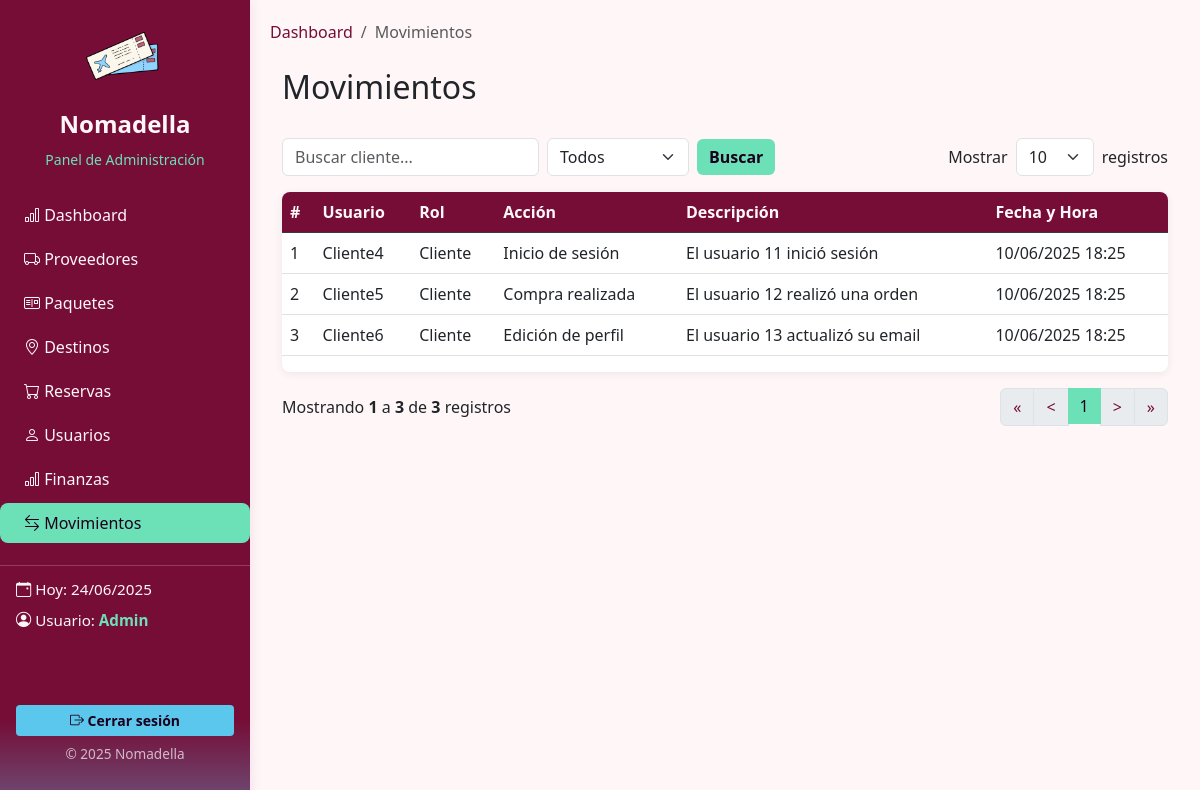
Before: /public/dashboard/movimientos.php (signed in) with the older database file.
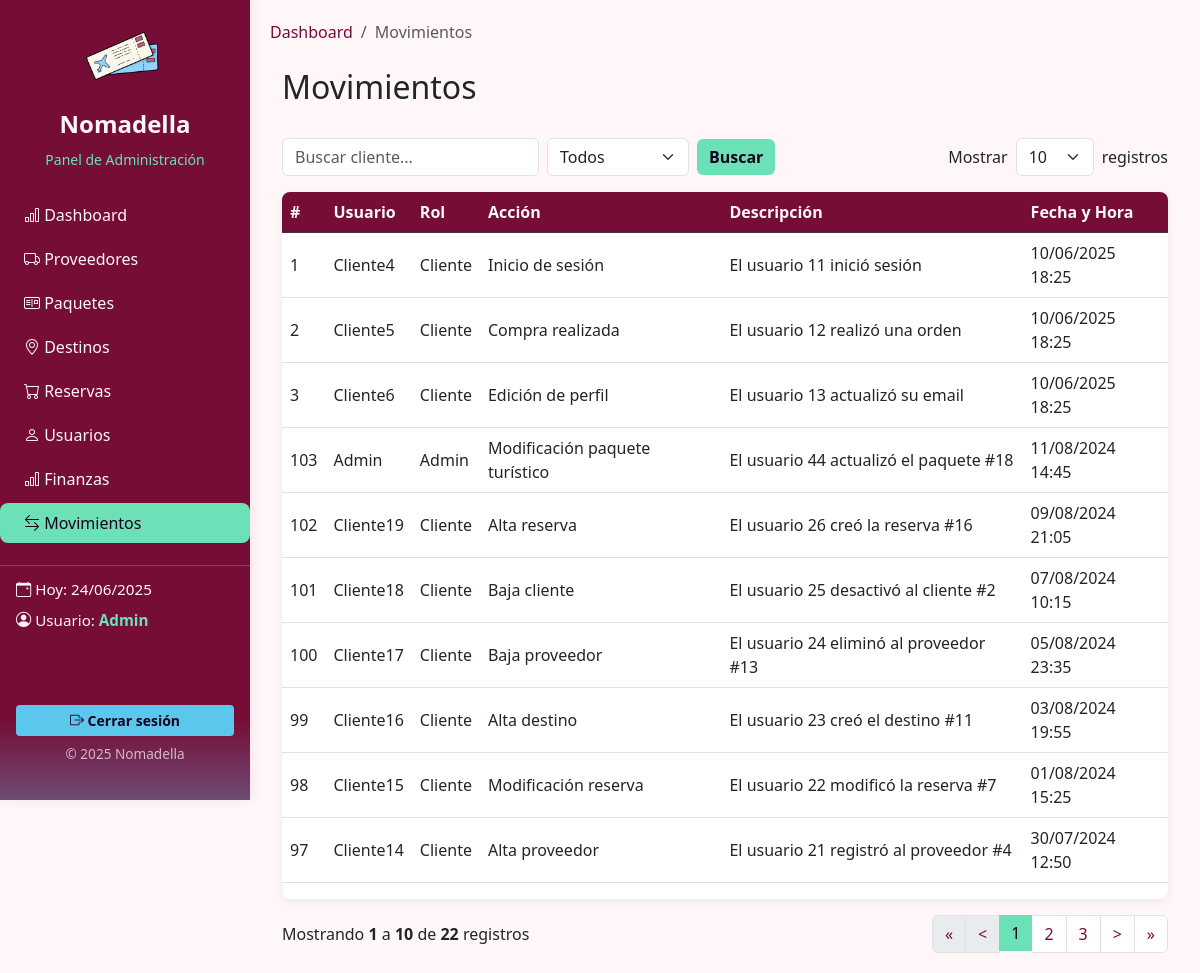
After: the same page with the newer database file.
### tables this page shows
CREATE TABLE IF NOT EXISTS `bitacora_sistema` (
  `id_evento` int NOT NULL AUTO_INCREMENT,
  `id_usuario` int DEFAULT NULL,
  `accion` varchar(200) DEFAULT NULL,
  `descripcion` text,
  `fecha_hora` timestamp NOT NULL DEFAULT CURRENT_TIMESTAMP ON UPDATE CURRENT_TIMESTAMP,
  PRIMARY KEY (`id_evento`),
  KEY `id_usuario` (`id_usuario`)
);

CREATE TABLE IF NOT EXISTS `usuarios` (
  `id_usuario` int NOT NULL AUTO_INCREMENT,
  `nombre` varchar(100) DEFAULT NULL,
  `apellido` varchar(100) DEFAULT NULL,
  `email` varchar(200) DEFAULT NULL,
  `contraseña` varchar(255) DEFAULT NULL,
  `telefono` int NOT NULL,
  `fecha_registro` timestamp NOT NULL DEFAULT CURRENT_TIMESTAMP ON UPDATE CURRENT_TIMESTAMP,
  `rol` int DEFAULT '4',
  `estado` varchar(20) DEFAULT 'activo',
  PRIMARY KEY (`id_usuario`),
  UNIQUE KEY `email` (`email`),
  KEY `rol` (`rol`)
);

### public/dashboard/movimientos.php (the view, shortened to what this page needs)
<?php
$mi_rol = $_SESSION['rol'];
$mysqli = new mysqli("localhost", "root", "", "nomadella");
$limit = isset($_GET['limit']) ? intval($_GET['limit']) : 10;
$page = isset($_GET['page']) ? intval($_GET['page']) : 1;
$search = isset($_GET['search']) ? $mysqli->real_escape_string($_GET['search']) : '';
$offset = ($page - 1) * $limit;
$where = "WHERE 1";
if ($mi_rol == 1) {
    $where .= " AND (u.rol IN (2,3))";
} elseif ($mi_rol == 2) {
    $where .= " AND (u.rol = 3)";
} else {
    $where .= " AND 0";
}
$totalQuery = $mysqli->query("SELECT COUNT(*) as total FROM bitacora_sistema b LEFT JOIN usuarios u ON b.id_usuario = u.id_usuario $where");
$totalRows = $totalQuery->fetch_assoc()['total'];
$totalPages = ceil($totalRows / $limit);
$sql = "SELECT b.*, u.nombre, u.rol FROM bitacora_sistema b
        LEFT JOIN usuarios u ON b.id_usuario = u.id_usuario
        $where
        ORDER BY fecha_hora DESC
        LIMIT $limit OFFSET $offset";
$result = $mysqli->query($sql);
?>
<!DOCTYPE html>
<html lang="es">
<head>
    <link rel="stylesheet" href="https://cdn.jsdelivr.net/npm/bootstrap@5.3.2/dist/css/bootstrap.min.css">
    <link href="https://cdn.jsdelivr.net/npm/bootstrap@5.3.0/dist/css/bootstrap.min.css" rel="stylesheet">
    <link href="https://cdn.jsdelivr.net/npm/bootstrap-icons/font/bootstrap-icons.css" rel="stylesheet">
    <link rel="stylesheet" href="<?= BASE_URL . 'css/apartados.css' ?>">
</head>
<body>
    <?php include 'sidebar.php'; ?>
    <div class="main-content">
        <nav aria-label="breadcrumb">
            <ol class="breadcrumb">
                <li class="breadcrumb-item"><a href="dashboard.php">Dashboard</a></li>
                <li class="breadcrumb-item active" aria-current="page">Movimientos</li>
            </ol>
        </nav>
        <div class="container-fluid mt-4">
            <div class="row">
                <div class="col-12">
                    <div class="d-flex justify-content-between align-items-center mb-4">
                        <h2 class="mb-2">Movimientos</h2>
                    </div>
                    <div class="d-flex justify-content-between align-items-center mb-3">
                        <form class="d-flex align-items-center" method="get" action="">
                            <input type="text" id="busqueda-cliente" name="search" class="form-control me-2" placeholder="Buscar cliente..." value="<?= htmlspecialchars($search) ?>">
                            <select name="rol" class="form-select me-2" style="width:auto;">
                                <option value="">Todos</option>
                            </select>
                            <button class="btn btn-primary" type="submit">Buscar</button>
                        </form>
                        <form method="get" class="d-flex align-items-center">
                            <label class="me-2">Mostrar</label>
                            <select name="limit" class="form-select me-2" style="width: auto;" onchange="this.form.submit()">
                                <option <?= $limit == 10 ? 'selected' : '' ?>>10</option>
                            </select>
                            <span>registros</span>
                        </form>
                    </div>
                    <div class="table-responsive">
                        <table class="table table-hover align-middle">
                            <thead class="table-dark">
                                <tr>
                                    <th>#</th>
                                    <th>Usuario</th>
                                    <th>Rol</th>
                                    <th>Acción</th>
                                    <th>Descripción</th>
                                    <th>Fecha y Hora</th>
                                </tr>
                            </thead>
                            <tbody>
                                <?php if ($result && $result->num_rows > 0): ?>
                                    <?php foreach ($result as $i => $row): ?>
                                        <tr>
                                            <td><?= $row['id_evento'] ?></td>
                                            <td><?= htmlspecialchars($row['nombre']) ?></td>
                                            <td>
                                                <?php
                                                if ($row['rol'] == 1) echo "Superadmin";
                                                elseif ($row['rol'] == 2) echo "Admin";
                                                elseif ($row['rol'] == 3) echo "Cliente";
                                                else echo "Otro";
                                                ?>
                                            </td>
                                            <td><?= htmlspecialchars($row['accion']) ?></td>
                                            <td><?= htmlspecialchars($row['descripcion']) ?></td>
                                            <td><?= date('d/m/Y H:i', strtotime($row['fecha_hora'])) ?></td>
                                        </tr>
                                    <?php endforeach; ?>
                                <?php else: ?>
                                    <tr>
                                        <td colspan="6" class="text-center">No se encontraron movimientos.</td>
                                    </tr>
                                <?php endif; ?>
                            </tbody>
                        </table>
                    </div>
                    <div class="d-flex justify-content-between align-items-center mt-3">
                        <div>
                            Mostrando
                            <strong><?= $totalRows ? $offset + 1 : 0 ?></strong>
                            a
                            <strong><?= min($offset + $limit, $totalRows) ?></strong>
                            de
                            <strong><?= $totalRows ?></strong>
                            registros
                        </div>
                        <nav>
                            <ul class="pagination mb-0">
                                <li class="page-item <?= $page <= 1 ? 'disabled' : '' ?>">
                                    <a class="page-link" href="?search=<?= urlencode($search) ?>&limit=<?= $limit ?>&page=1">&laquo;</a>
                                </li>
                                <li class="page-item <?= $page <= 1 ? 'disabled' : '' ?>">
                                    <a class="page-link" href="?search=<?= urlencode($search) ?>&limit=<?= $limit ?>&page=<?= $page - 1 ?>">&lt;</a>
                                </li>
                                <?php
                                $start = max(1, $page - 2);
                                $end = min($totalPages, $page + 2);
                                for ($i = $start; $i <= $end; $i++): ?>
                                    <li class="page-item <?= $i == $page ? 'active' : '' ?>">
                                        <a class="page-link" href="?search=<?= urlencode($search) ?>&limit=<?= $limit ?>&page=<?= $i ?>"><?= $i ?></a>
                                    </li>
                                <?php endfor; ?>
                                <li class="page-item <?= $page >= $totalPages ? 'disabled' : '' ?>">
                                    <a class="page-link" href="?search=<?= urlencode($search) ?>&limit=<?= $limit ?>&page=<?= $page + 1 ?>">&gt;</a>
                                </li>
                                <li class="page-item <?= $page >= $totalPages ? 'disabled' : '' ?>">
                                    <a class="page-link" href="?search=<?= urlencode($search) ?>&limit=<?= $limit ?>&page=<?= $totalPages ?>">&raquo;</a>
                                </li>
                            </ul>
                        </nav>
                    </div>
                </div>
            </div>
        </div>
    </div>
</body>
</html>

### public/dashboard/sidebar.php (shortened to what this page needs)
<?php
$current = basename($_SERVER['PHP_SELF']);
$usuarios_activos = [
    'clientes.php',
    'editar_usuario.php',
    'registro_empleado.user.php',
    'usuarios_desactivados.php'
];
$reservas_activos = [
    'reservas.php',
    'editar_reserva.php',
    'nueva_reserva.php',
    'cancelar_reserva.php'
];
$proveedores_activos = [
    'proveedores.php',
    'proveedor_form.php',
    'editar_proveedor.php'
];
$paquetes_activos = [
    'paquetes.php',
    'nuevo_paquete.php',
    'editar_paquete.php'
];
$destinos_activos = [
    'destinos.php',
    'nuevo_destino.php',
    'editar_destino.php'
];
?>
<link rel="stylesheet" href="css/apartados.css">
<div class="sidebar d-flex flex-column justify-content-between">
  <div>
    <div class="text-center mb-4">
      <img src="/nomadella/img/nomadella_logotipo.png" alt="Logo Agencia" style="max-width: 80px; margin-bottom: 10px;">
      <h4 style="font-weight:bold; color:#FFF6F8;">Nomadella</h4>
      <small style="color:#6CE0B6;">Panel de Administración</small>
    </div>
    <nav class="nav flex-column">
      <a class="nav-link px-4 py-2 <?= $current == 'dashboard.php' ? 'active' : '' ?>" href="./dashboard.php">
        <i class="bi bi-bar-chart"></i> Dashboard
      </a>
      <a class="nav-link px-4 py-2 <?= in_array($current, $proveedores_activos) == 'proveedores.php' ? 'active' : '' ?>" href="./proveedores.php">
        <i class="bi bi-truck"></i> Proveedores
      </a>
      <a class="nav-link px-4 py-2 <?= in_array($current, $paquetes_activos) == 'paquetes.php' ? 'active' : '' ?>" href="./paquetes.php">
        <i class="bi bi-postcard"></i> Paquetes
      </a>
      <a class="nav-link px-4 py-2 <?= in_array($current, $destinos_activos) == 'destinos.php' ? 'active' : '' ?>" href="./destinos.php">
        <i class="bi bi-geo-alt"></i> Destinos
      </a>
      <a class="nav-link px-4 py-2 <?= in_array($current, $reservas_activos) ? 'active' : '' ?>" href="./reservas.php">
        <i class="bi bi-cart"></i> Reservas
      </a>
      <a class="nav-link px-4 py-2 <?= in_array($current, $usuarios_activos) ? 'active' : '' ?>" href="./clientes.php">
        <i class="bi bi-person"></i> Usuarios
      </a>
      <a class="nav-link px-4 py-2 <?= $current == 'finanzas.php' ? 'active' : '' ?>" href="./finanzas.php">
        <i class="bi bi-bar-chart"></i> Finanzas
      </a>
      <a class="nav-link px-4 py-2 <?= $current == 'movimientos.php' ? 'active' : '' ?>" href="./movimientos.php">
        <i class="bi bi-arrow-left-right"></i> Movimientos
      </a>
    </nav>
    <hr style="border-color:#FFF6F8; opacity:0.2;">
    <div class="px-3">
      <div class="mb-2" style="color:#FFF6F8; font-size:0.95em;">
        <i class="bi bi-calendar-event"></i> Hoy: <?= date('d/m/Y') ?>
      </div>
      <div class="mb-2" style="color:#FFF6F8; font-size:0.95em;">
        <i class="bi bi-person-circle"></i> Usuario: <span style="color:#6CE0B6; font-weight:bold;">Admin</span>
      </div>
    </div>
  </div>
  <div class="px-3 pb-3">
    <a href="/nomadella/public/logout.php" class="btn btn-sm w-100" style="background:#5CC7ED; color:#1A001C; font-weight:bold;">
      <i class="bi bi-box-arrow-right"></i> Cerrar sesión
    </a>
    <div class="text-center mt-2" style="color:#FFF6F8; font-size:0.85em; opacity:0.7;">
      &copy; <?= date('Y') ?> Nomadella
    </div>
  </div>
</div>

### css/apartados.css (style rules this page uses)
body { background-color: #FFF6F8; font-family: 'Segoe UI', sans-serif; }
.main-content { margin-left: 260px; padding: 40px 30px 30px 30px; min-height: 100vh; }
.breadcrumb-item a { text-decoration: none; color: #750D37; }
.sidebar { height: 100vh; position: fixed; top: 0; left: 0; width: 260px; background: linear-gradient(180deg, #750D37 90%, #5CC7ED 120%); color: #FFF6F8; padding-top: 20px; box-shadow: 2px 0 10px rgba(117, 13, 55, 0.08); z-index: 100; }
.sidebar .nav-link { color: #FFF6F8; font-weight: 500; padding: 12px 18px; border-radius: 8px; margin-bottom: 4px; transition: background 0.2s, color 0.2s; }
.sidebar .nav-link.active, .sidebar .nav-link:hover { background: #6CE0B6; color: #1A001C !important; }
.sidebar hr { margin: 18px 0 12px 0; }
.table-responsive { background: #fff; border-radius: 8px; box-shadow: 0 2px 8px #0001; }
.table thead.table-dark th { background: #750D37 !important; color: #FFF6F8 !important; }
.btn-primary { background: #6CE0B6 !important; border: none; color: #1A001C !important; font-weight: bold; }
.form-select, .form-control { border-radius: 6px; }
.pagination .page-link { color: #750D37; }
.pagination .page-item.active .page-link { background: #6CE0B6; color: #1A001C; border: none; }
.sidebar { width: 250px; padding: 20px 0; transition: transform 0.3s ease; position: fixed; top: 0; bottom: 0; left: 0; z-index: 999; }
.main-content { margin-left: 250px; padding: 20px; transition: margin-left 0.3s ease, transform 0.3s ease; }

Changed rows visible on the page:
added bitacora_sistema: id_evento "103", id_usuario.nombre "Admin", accion "Modificación paquete turístico", descripcion "El usuario 44 actualizó el paquete #18", fecha_hora "11/08/2024 14:45"
added bitacora_sistema: id_evento "102", id_usuario.nombre "Cliente19", accion "Alta reserva", descripcion "El usuario 26 creó la reserva #16", fecha_hora "09/08/2024 21:05"
added bitacora_sistema: id_evento "101", id_usuario.nombre "Cliente18", accion "Baja cliente", descripcion "El usuario 25 desactivó al cliente #2", fecha_hora "07/08/2024 10:15"
added bitacora_sistema: id_evento "100", id_usuario.nombre "Cliente17", accion "Baja proveedor", descripcion "El usuario 24 eliminó al proveedor #13", fecha_hora "05/08/2024 23:35"
added bitacora_sistema: id_evento "99", id_usuario.nombre "Cliente16", accion "Alta destino", descripcion "El usuario 23 creó el destino #11", fecha_hora "03/08/2024 19:55"
added bitacora_sistema: id_evento "98", id_usuario.nombre "Cliente15", accion "Modificación reserva", descripcion "El usuario 22 modificó la reserva #7", fecha_hora "01/08/2024 15:25"
added bitacora_sistema: id_evento "97", id_usuario.nombre "Cliente14", accion "Alta proveedor", descripcion "El usuario 21 registró al proveedor #4", fecha_hora "30/07/2024 12:50"
Other visible differences:
min($offset + $limit, $totalRows): "3" → "10"
$totalRows: "3" → "22"
new list line: "2"
new list line: "3"
